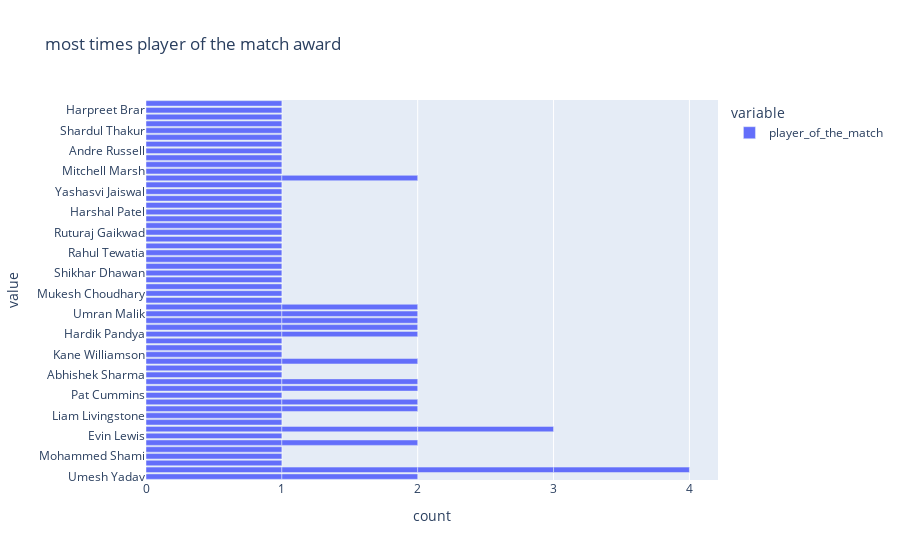

The code cell stored with this chart in its notebook:
### Markdown cell above
# Most times player of the match award

### Code cell
man = px.bar(data, x = ['player_of_the_match'], title = 'most times player of the match award')
man.show()

### Figure 1 — Plotly figure (JSON) as saved in the notebook; plotly's stock layout.template omitted (floating-point values rounded to 4 significant figures)
{"data": [{"alignmentgroup": "True", "hovertemplate": "variable=player_of_the_match<br>count=%{x}<br>value=%{y}<extra></extra>", "legendgroup": "player_of_the_match", "marker": {"color": "#636efa", "pattern": {"shape": ""}}, "name": "player_of_the_match", "offsetgroup": "player_of_the_match", "orientation": "h", "showlegend": true, "textposition": "auto", "type": "bar", "x": [1, 1, 1, 1, 1, 1, 1, 1, 1, 1, 1, 1, 1, 1, 1, 1, 1, 1, 1, 1, 1, 1, 1, 1, 1, 1, 1, 1, 1, 1, 1, 1, 1, 1, 1, 1, 1, 1, 1, 1, 1, 1, 1, 1, 1, 1, 1, 1, 1, 1, 1, 1, 1, 1, 1, 1, 1, 1, 1, 1, 1, 1, 1, 1, 1, 1, 1, 1, 1, 1, 1, 1, 1, 1], "xaxis": "x", "y": ["Umesh Yadav", "Kuldeep Yadav", "Odean Smith", "Mohammed Shami", "Sanju Samson", "Wanindu Hasaranga", "Evin Lewis", "Umesh Yadav", "Jos Buttler", "Lockie Ferguson", "Liam Livingstone", "Avesh Khan", "Dinesh Karthik", "Pat Cummins", "Quinton de Kock", "Shubman Gill", "Abhishek Sharma", "Anuj Rawat", "Kuldeep Yadav", "Yuzvendra Chahal", "Kane Williamson", "Shivam Dube", "Mayank Agarwal", "Hardik Pandya", "Rahul Tripathi", "K L Rahul", "Dinesh Karthik", "Umran Malik", "David Miller", "Yuzvendra Chahal", "Faf du Plessis", "Kuldeep Yadav", "Mukesh Choudhary", "Jos Buttler", "Rashid Khan", "Marco Jansen", "K L Rahul", "Shikhar Dhawan", "Riyan Parag", "Umran Malik", "Kuldeep Yadav", "Krunal Pandya", "Rahul Tewatia", "Suruakumar Yadav", "Mohsin Khan", "Ruturaj Gaikwad", "Rinku Singh", "Kagiso Rabada", "Harshal Patel", "David Warner", "Tim David", "Yashasvi Jaiswal", "Avesh Khan", "Wanindu Hasaranga", "Devon Conway", "Jasprit Bumrah", "Shubman Gill", "Mitchell Marsh", "Daniel Sams", "Jonny Bairstow", "Andre Russell", "W. Saha", "Trent Boult", "Shardul Thakur", "Rahul Tripathi", "Quinton de Kock", "Virat Kohli", "R Aswin", "Jasprit Bumrah", "Harpreet Brar", "David Miller", "Rajat Patidar", "Jos Buttler", "Hardik Pandya"], "yaxis": "y"}], "layout": {"autosize": true, "barmode": "relative", "legend": {"title": {"text": "variable"}, "tracegroupgap": 0}, "title": {"text": "most times player of the match award"}, "xaxis": {"anchor": "y", "autorange": true, "domain": [0, 1], "range": [0, 4.211], "title": {"text": "count"}, "type": "linear"}, "yaxis": {"anchor": "x", "autorange": true, "domain": [0, 1], "range": [-0.5, 55.5], "title": {"text": "value"}, "type": "category"}}}
